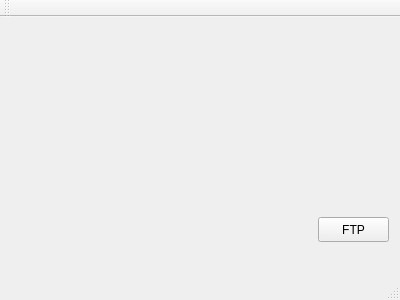
<?xml version="1.0" encoding="UTF-8"?>
<ui version="4.0">
 <class>MainWindow</class>
 <widget class="QMainWindow" name="MainWindow">
  <property name="geometry">
   <rect>
    <x>0</x>
    <y>0</y>
    <width>400</width>
    <height>300</height>
   </rect>
  </property>
  <property name="windowTitle">
   <string>MainWindow</string>
  </property>
  <widget class="QWidget" name="centralWidget">
   <widget class="QPushButton" name="pushButtonFTP">
    <property name="geometry">
     <rect>
      <x>318</x>
      <y>200</y>
      <width>71</width>
      <height>25</height>
     </rect>
    </property>
    <property name="text">
     <string>FTP</string>
    </property>
   </widget>
  </widget>
  <widget class="QMenuBar" name="menuBar">
   <property name="geometry">
    <rect>
     <x>0</x>
     <y>0</y>
     <width>400</width>
     <height>22</height>
    </rect>
   </property>
  </widget>
  <widget class="QToolBar" name="mainToolBar">
   <attribute name="toolBarArea">
    <enum>TopToolBarArea</enum>
   </attribute>
   <attribute name="toolBarBreak">
    <bool>false</bool>
   </attribute>
  </widget>
  <widget class="QStatusBar" name="statusBar"/>
 </widget>
 <layoutdefault spacing="6" margin="11"/>
 <resources/>
 <connections/>
</ui>
